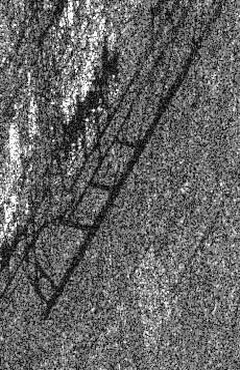
#> input picture Change Detection in SAR based on image fusion and FCM/image data/de Gaulle airport/1997.7.24.bmp, 240 x 370 px, found by its file name
$ python 'change detection.py'
#> lines starting #> are read from the running program, lines starting #| are printed output that depends on the picture; after the words box and inside, x2 and y2 are one past the last pixel; in counts of white or black regions, pixels touching at a corner belong together
import os
os.chdir("D:\\课程\\2018\\计算智能\\image data")
import cv2
import numpy as np
np.seterr(divide='ignore', invalid='ignore')
import pywt
import random
from tqdm import tqdm

#parametre
img1 = cv2.imread("de Gaulle airport\\1997.7.24.bmp")[:,:,0]
#> img1: shape (370, 240); min 0, max 255, mean 100.5
img2 = cv2.imread("de Gaulle airport\\1998.10.24.bmp")[:,:,0]
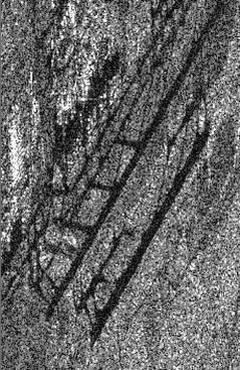
#> input picture Change Detection in SAR based on image fusion and FCM/image data/de Gaulle airport/1998.10.24.bmp, 240 x 370 px, found by its file name
#> img2: shape (370, 240); min 0, max 255, mean 101.6

img1 = cv2.imread("delta of red river,vietnam\\1996.08.24.bmp")[:,:,0]
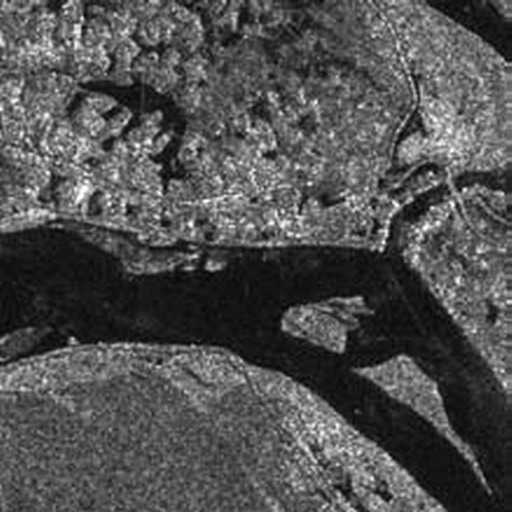
#> input picture Change Detection in SAR based on image fusion and FCM/image data/delta of red river,vietnam/1996.08.24.bmp, 512 x 512 px, found by its file name
#> img1: shape (512, 512); min 0, max 255, mean 80.9
img2 = cv2.imread("delta of red river,vietnam\\1999.08.14.bmp")[:,:,0]
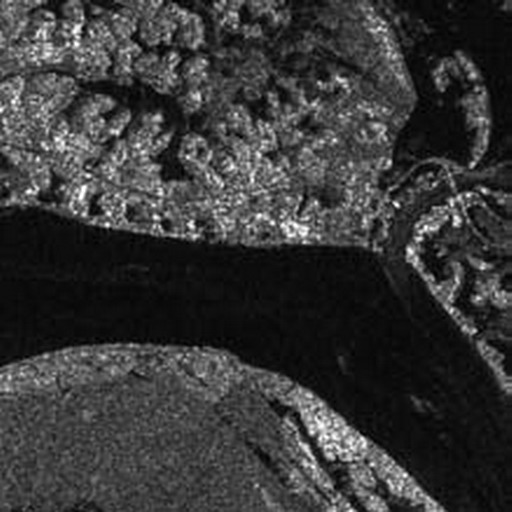
#> input picture Change Detection in SAR based on image fusion and FCM/image data/delta of red river,vietnam/1999.08.14.bmp, 512 x 512 px, found by its file name
#> img2: shape (512, 512); min 0, max 255, mean 56.5

img1 = cv2.imread("Java island\\1994.02.16.bmp")[:,:,0]
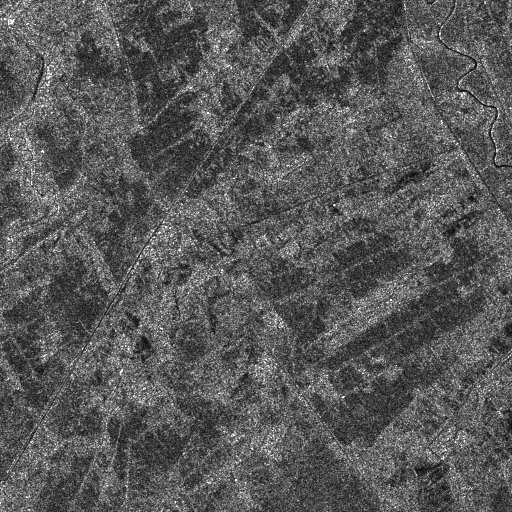
#> input picture Change Detection in SAR based on image fusion and FCM/image data/Java island/1994.02.16.bmp, 512 x 512 px, found by its file name
#> img1: shape (512, 512); min 0, max 255, mean 88.2
img2 = cv2.imread("Java island\\1994.03.06.bmp")[:,:,0]
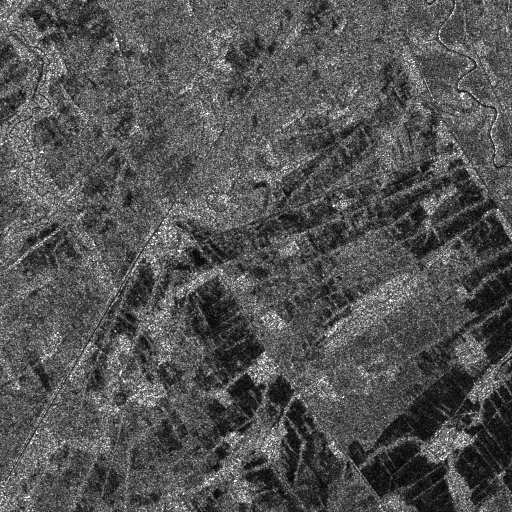
#> input picture Change Detection in SAR based on image fusion and FCM/image data/Java island/1994.03.06.bmp, 512 x 512 px, found by its file name
#> img2: shape (512, 512); min 0, max 255, mean 83


window = 3


#display image
def display_image(img):
    cv2.namedWindow("Image")
    cv2.imshow("Image", img)
    cv2.waitKey(0)
    cv2.destroyAllWindows()

##############################################################################################
'''
image fusion
'''
#mean ratio image
def mean_ration_img(img1,img2,window):
#> called with window = 3
    img1 = cv2.blur(img1,(window,window))
    img2 = cv2.blur(img2,(window,window))
    img1,img2 = img1/img2 , img2/img1
    Xm = np.zeros(img1.shape)
    Xm[np.where(img1 >= img2)] = img2[np.where(img1 >= img2)]
    Xm[np.where(img1 < img2)] = img1[np.where(img1 < img2)]
    Xm = 1 - Xm
    return(Xm)


#log ration image
def log_ration_img(img1,img2):
    i1 = img1.astype('int')
    i2 = img2.astype('int')
    return(np.abs(np.log(i1+1) - np.log(i2+1)))


#fusion rule for lh hl hh
def fustion_rule(w1,w2,window):
    d1 = w1**2
    d2 = w2**2
    e1 = cv2.filter2D(d1,-1,np.ones((window,window)))
    e2 = cv2.filter2D(d2,-1,np.ones((window,window)))
    d = np.zeros(w1.shape)
    d[np.where(e1 >= e2)] = w2[np.where(e1 >= e2)]
    d[np.where(e1 < e2)] = w1[np.where(e1 < e2)]
    return(np.array(d))


#enhance image
def enhance(img,window,alpha):
    f = np.ones((window,window))
    n = int((window - 1)/2)
    f[n,n] = 0
    n = window**2 - 1
    img1 = cv2.filter2D(img,-1,f)
    img2 = 1/(1+alpha)*(img + (alpha/n)*img1)
    return(img2)

def SNR(img1,img2):
    return(10*np.log10(np.sum(img1**2)/np.sum((img1-img2)**2)))

def enhance_rate_determination(img,window):
    s = []
    for i in range(1,10):
        img1 = img
        img2 = enhance(img1,window,i/10)
        s.append(SNR(img1,img2))
    return((np.where(s == np.max(s))[0][0]+1) / 10)


#image fusion
def image_fusion(img1,img2,window):
    p1 = mean_ration_img(img1,img2,window)
    p2 = log_ration_img(img1,img2)
    #wavelet
    w1 = list(pywt.wavedec2(p1,'haar',level=2))
#> w1 = 3 items
    w2 = list(pywt.wavedec2(p2,'haar',level=2))
#> w2 = 3 items
    #fusion
    w_fusion = []
    w_fusion.append((w1[0]+w2[0])/2)#LL
    w = []
    for n in range(len(w1)-1):
        for i in range(3):#lh,hk,hh
            w.append(fustion_rule(w1[n+1][i],w2[n+1][i],window))
        w_fusion.append(w)
        w = []
#> this loop made 2 passes
#> after the loop, w_fusion = 3 items
    #rebiuld
    img = pywt.waverec2(w_fusion,'haar')
    return(img)


##############################################################################################
'''
cluster
FCM based on histogram analysis
'''


#distance calculation
def distance(center):
    #initialize
    k = center.shape[0]
    dim = 256
    hist = np.arange(0,256)
    #rebuild data and center
    hist = np.tile(hist,(k,1))
    c = []
    for i in range(k):
        c.append(np.tile(center[i],dim))
    c = np.array(c)
    d = np.sqrt((hist - c)**2)
    return(d)


#membership calculation
def membership_calculation(center):
    k = center.shape[0]
    d = distance(center)
    d = d / np.tile(np.apply_along_axis(sum,0,d),(k,1))
    return(d)


#center reculculation
def new_center(hist,member_mat,center):
    dim = center.shape
    for i in range(dim[0]):
        center[i] = np.sum(member_mat[i] * hist * center[i]) / np.sum(member_mat[i] * hist)
    return(center)


#classify histogram
def put_class(center):
    dim = center.shape[0]
    species = np.arange(256)
    d = distance(center)
    dmin = np.min(d,axis=0)
    for i in range(dim):
        species[np.where(d[i] == dmin)[0]] = i
    return(species)


#optimize funciton
def J(member_mat,center):
    d = distance(center)
    d = d * member_mat
    return(np.sum(d))


#FCM
def FCM_clster(hist):

    #initialize
    i = np.round(sum(hist * np.arange(0,256)) / sum(hist))
    center = []
    center.append(random.randint(0,i))
    center.append(random.randint(i,256))
    center = np.array(center).reshape(2,1)

    for i in range(10):
        member_mat = membership_calculation(center)
        center = new_center(hist,member_mat,center)

    s = put_class(center)
    j = J(member_mat,center)
    return(s,j)


##############################################################################################
'''
processing after cluster
'''

#rebuild image
def rebuild_image(img,hist,s,k):
    for i in range(k):
        species = np.where(s==i)[0]
        for j in range(species.min(),species.max()+1):
            img[np.where(img == j)] = i
    return(img)


##############################################################################################
'''
change detection
'''
#change detection
def change_detection(img1,img2,window):

    #image fuion and enhance
    img = image_fusion(img1,img2,window)
    a = enhance_rate_determination(img,window)
#> the loop in enhance_rate_determination, `for i in range(1,10):` made 9 passes
#> pass 1, in enhance, `img1 = cv2.filter2D(img,-1,f)`:
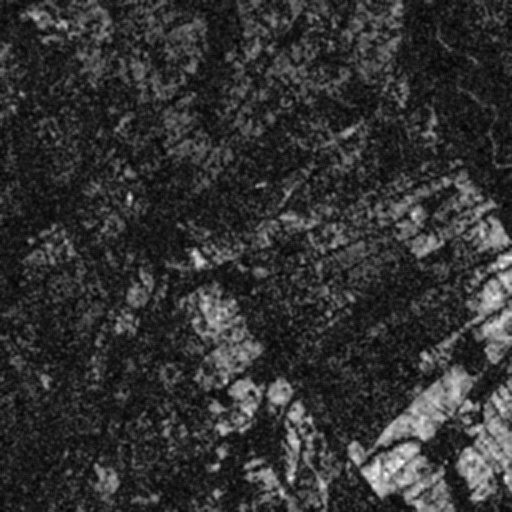
#> img1: shape (512, 512) float64; min 0.535, max 12.47, mean 2.92; drawn with min black and max white
#> after the loop in enhance_rate_determination, `for i in range(1,10):`: s = [36.17, 30.91, 28.08, 26.23, 24.89, 23.86, 23.05, 22.39, 21.83]
#> a = 0.1
    img = enhance(img,window,a)
    #normalize
    img = np.round((img - img.min()) / (img.max() - img.min()) * 255)
    #bilateralFilter
    img = img.astype('uint8')
    img = cv2.bilateralFilter(img,3,np.sqrt(np.var(img))/2,np.sqrt(np.var(img)))
    #histogram
    hist = np.histogram(img.ravel(),256,[0,256])[0]
#> hist = 256 values, max 6073 at index 33, min 0 at index 0, mean 1024
    #cluster and selection
    label = []
    optimize_j = []
    for i in tqdm(range(5)):
        s,j = FCM_clster(hist)
        label.append(s)
        optimize_j.append(j)
#> this loop made 5 passes
#> j on passes 1 to 5: 26147.2, 28053.1, 31240.7, 32277.6, 28587.5
#> after the loop, label = 5 items; optimize_j = [26147.2, 28053.1, 31240.7, 32277.6, 28587.5]
    s = label[np.where(optimize_j == np.max(optimize_j))[0][0]]
#> s = 256 values from 0 to 1
    #rebuild image
    s = rebuild_image(img,hist,s,2)
#> after the loop in rebuild_image, `for i in range(k):`:
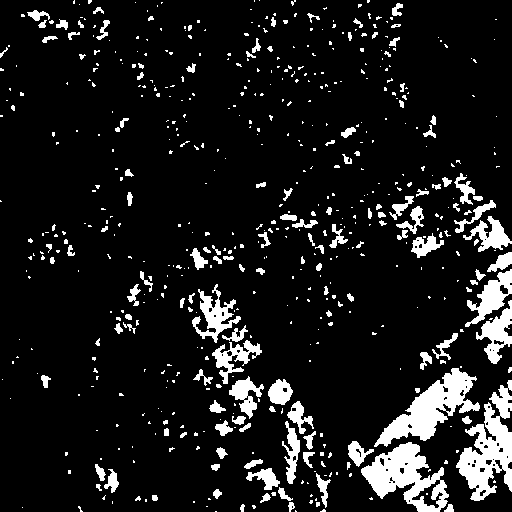
#> img: shape (512, 512); values 0 (black) and 1 (white), 10.6% white; 593 white regions (454 under 20 px), largest, box (x1, y1, x2, y2) and area: (456, 380, 512, 501) 3216, (374, 368, 480, 447) 3076, (361, 442, 449, 512) 2969
    s = s * 255
    s = s.astype('uint8')
    s = s.reshape(img1.shape[0],img1.shape[1])
    display_image(s)
    return(s)


##############################################################################################
display_image(img1)
display_image(img2)
change = change_detection(img1,img2,window)
##############################################################################################
